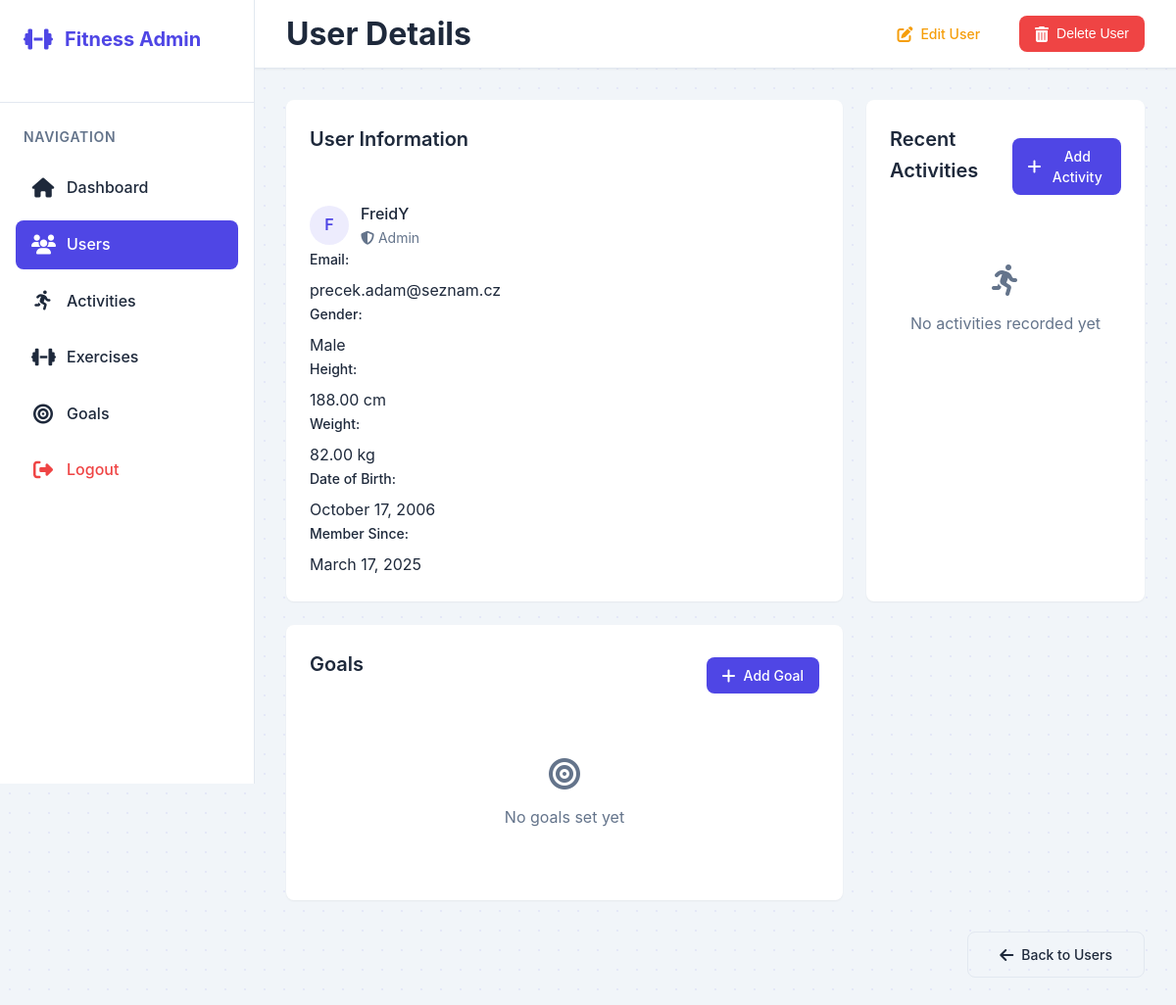
Screenshot of /admin/user_details.php?id=1 (signed in) with the database file from the repository.
### tables this page shows
CREATE TABLE IF NOT EXISTS users (
    id INT AUTO_INCREMENT PRIMARY KEY,
    username VARCHAR(50) NOT NULL UNIQUE,
    email VARCHAR(100) NOT NULL UNIQUE,
    password VARCHAR(255) NOT NULL,
    user_type ENUM('user', 'admin') NOT NULL DEFAULT 'user',
    gender ENUM('male', 'female','other') NOT NULL,
    height DECIMAL(5,2) DEFAULT NULL,
    weight DECIMAL(5,2) DEFAULT NULL,
    date_of_birth DATE DEFAULT NULL,
    created_at TIMESTAMP DEFAULT CURRENT_TIMESTAMP,
    updated_at TIMESTAMP DEFAULT CURRENT_TIMESTAMP ON UPDATE CURRENT_TIMESTAMP
);

### admin/user_details.php (the view, shortened to what this page needs)
<?php
require_once '../config.php';
$user = null;
$activities = [];
$goals = [];
if (isset($_GET['id'])) {
    try {
        $stmt = $pdo->prepare("SELECT * FROM users WHERE id = ?");
        $stmt->execute([$_GET['id']]);
        $user = $stmt->fetch(PDO::FETCH_ASSOC);
        $stmt = $pdo->prepare("
            SELECT ts.*, COUNT(tee.id) as exercise_count
            FROM training_sessions ts
            LEFT JOIN training_exercise_entries tee ON ts.id = tee.training_session_id
            WHERE ts.user_id = ?
            GROUP BY ts.id
            ORDER BY ts.date DESC
            LIMIT 5
        ");
        $stmt->execute([$_GET['id']]);
        $activities = $stmt->fetchAll(PDO::FETCH_ASSOC);
        $stmt = $pdo->prepare("
            SELECT * FROM user_goals
            WHERE user_id = ?
            ORDER BY start_date DESC
        ");
        $stmt->execute([$_GET['id']]);
        $goals = $stmt->fetchAll(PDO::FETCH_ASSOC);
    } catch (PDOException $e) {
        $error_message = "Error loading user details: " . $e->getMessage();
    }
}
?>
<!DOCTYPE html>
<html lang="en">
<head>
    <link rel="stylesheet" href="../public/css/styles.css">
    <link rel="stylesheet" href="../public/css/admin.css">
    <link rel="stylesheet" href="https://cdnjs.cloudflare.com/ajax/libs/font-awesome/6.5.1/css/all.min.css">
</head>
<body class="admin-body">
    <div class="admin-layout">
        <aside class="admin-sidebar">
            <div class="sidebar-header">
                <h2 class="sidebar-logo">
                    <i class="fas fa-dumbbell"></i>
                    <span>Fitness Admin</span>
                </h2>
            </div>
            <nav class="sidebar-nav">
                <div class="nav-section">
                    <h3 class="nav-title">Navigation</h3>
                    <ul>
                        <li>
                            <a href="index.php">
                                <i class="fas fa-home"></i>
                                <span>Dashboard</span>
                            </a>
                        </li>
                        <li>
                            <a href="users.php" class="active">
                                <i class="fas fa-users"></i>
                                <span>Users</span>
                            </a>
                        </li>
                        <li>
                            <a href="activities.php">
                                <i class="fas fa-running"></i>
                                <span>Activities</span>
                            </a>
                        </li>
                        <li>
                            <a href="exercises.php">
                                <i class="fas fa-dumbbell"></i>
                                <span>Exercises</span>
                            </a>
                        </li>
                        <li>
                            <a href="manage_goals.php">
                                <i class="fas fa-bullseye"></i>
                                <span>Goals</span>
                            </a>
                        </li>
                        <li>
                            <a href="logout.php" class="logout-link">
                                <i class="fas fa-sign-out-alt"></i>
                                <span>Logout</span>
                            </a>
                        </li>
                    </ul>
                </div>
            </nav>
        </aside>
        <main class="admin-main">
            <header class="admin-header">
                <div class="header-content">
                    <h1>User Details</h1>
                    <div class="header-actions">
                        <a href="edit_user.php?id=<?php echo $user['id']; ?>" class="btn btn-warning">
                            <i class="fas fa-edit"></i>
                            Edit User
                        </a>
                        <button class="btn btn-danger" onclick="confirmDelete(<?php echo $user['id']; ?>)">
                            <i class="fas fa-trash-alt"></i>
                            Delete User
                        </button>
                    </div>
                </div>
            </header>
            <div class="admin-content">
                <div class="content-grid">
                    <div class="content-card">
                        <div class="card-header">
                            <h2>User Information</h2>
                        </div>
                        <div class="card-body">
                            <div class="info-grid">
                                <div class="info-item">
                                    <div class="user-info">
                                        <div class="user-avatar large">
                                            <?php echo strtoupper(substr($user['username'], 0, 1)); ?>
                                        </div>
                                        <div class="user-details">
                                            <span class="user-name"><?php echo htmlspecialchars($user['username']); ?></span>
                                            <span class="user-meta">
                                                <i class="fas <?php echo $user['user_type'] === 'admin' ? 'fa-shield-alt' : 'fa-user'; ?>"></i>
                                                <?php echo ucfirst($user['user_type']); ?>
                                            </span>
                                        </div>
                                    </div>
                                </div>
                                <div class="info-item">
                                    <label>Email:</label>
                                    <span><?php echo htmlspecialchars($user['email']); ?></span>
                                </div>
                                <div class="info-item">
                                    <label>Gender:</label>
                                    <span><?php echo ucfirst($user['gender']); ?></span>
                                </div>
                                <div class="info-item">
                                    <label>Height:</label>
                                    <span><?php echo $user['height'] ? $user['height'] . ' cm' : 'Not set'; ?></span>
                                </div>
                                <div class="info-item">
                                    <label>Weight:</label>
                                    <span><?php echo $user['weight'] ? $user['weight'] . ' kg' : 'Not set'; ?></span>
                                </div>
                                <div class="info-item">
                                    <label>Date of Birth:</label>
                                    <span><?php echo $user['date_of_birth'] ? date('F j, Y', strtotime($user['date_of_birth'])) : 'Not set'; ?></span>
                                </div>
                                <div class="info-item">
                                    <label>Member Since:</label>
                                    <span><?php echo date('F j, Y', strtotime($user['created_at'])); ?></span>
                                </div>
                            </div>
                        </div>
                    </div>
                    <div class="content-card">
                        <div class="card-header">
                            <h2>Recent Activities</h2>
                            <a href="edit_activity.php?user_id=<?php echo $user['id']; ?>" class="btn btn-sm btn-primary">
                                <i class="fas fa-plus"></i>
                                Add Activity
                            </a>
                        </div>
                        <div class="card-body">
                            <?php if (empty($activities)): ?>
                                <div class="empty-state">
                                    <i class="fas fa-running"></i>
                                    <p>No activities recorded yet</p>
                                </div>
                            <?php endif; ?>
                        </div>
                    </div>
                    <div class="content-card">
                        <div class="card-header">
                            <h2>Goals</h2>
                            <a href="edit_goal_admin.php?user_id=<?php echo $user['id']; ?>" class="btn btn-sm btn-primary">
                                <i class="fas fa-plus"></i>
                                Add Goal
                            </a>
                        </div>
                        <div class="card-body">
                            <?php if (empty($goals)): ?>
                                <div class="empty-state">
                                    <i class="fas fa-bullseye"></i>
                                    <p>No goals set yet</p>
                                </div>
                            <?php endif; ?>
                        </div>
                    </div>
                </div>
                <div class="form-actions">
                    <a href="users.php" class="btn btn-outline">
                        <i class="fas fa-arrow-left"></i>
                        Back to Users
                    </a>
                </div>
            </div>
        </main>
    </div>
</body>
</html>

### public/css/styles.css (style rules this page uses)
:root { --primary-color: #4f46e5; --primary-hover: #4338ca; --secondary-color: #f472b6; --secondary-hover: #ec4899; --success-color: #10b981; --danger-color: #ef4444; --warning-color: #f59e0b; --info-color: #7046e5; --dark-color: #1e293b; --light-color: #f8fafc; --text-color: #1e293b; --text-muted: #64748b; --border-color: #e2e8f0; --card-bg: #ffffff; --card-bg-2: #f1f5f9; --body-bg: #f1f5f9; --primary-rgb: 79, 70, 229; --secondary-rgb: 244, 114, 182; --success-rgb: 16, 185, 129; --danger-rgb: 239, 68, 68; --warning-rgb: 245, 158, 11; --dark-rgb: 30, 41, 59; --light-rgb: 248, 250, 252; --shadow-sm: 0 1px 2px 0 rgba(0, 0, 0, 0.05); --shadow-md: 0 4px 6px -1px rgba(0, 0, 0, 0.1), 0 2px 4px -1px rgba(0, 0, 0, 0.06); --shadow-lg: 0 10px 15px -3px rgba(0, 0, 0, 0.1), 0 4px 6px -2px rgba(0, 0, 0, 0.05); --transition: all 0.3s cubic-bezier(0.25, 0.8, 0.25, 1); --border-radius-sm: 0.375rem; --border-radius: 0.5rem; --border-radius-lg: 0.75rem; }
* { margin: 0; padding: 0; box-sizing: border-box; }
body { font-family: 'Inter', 'Segoe UI', -apple-system, BlinkMacSystemFont, Roboto, Arial, sans-serif; line-height: 1.6; color: var(--text-color); background-color: var(--body-bg); min-height: 100vh; display: flex; flex-direction: column; transition: background-color 0.3s ease, color 0.3s ease; position: relative; background-image: radial-gradient( rgba(var(--primary-rgb), 0.08) 1px, transparent 1px ); background-size: 20px 20px; background-position: 0 0; }
a { color: var(--primary-color); text-decoration: none; transition: var(--transition); }
header { background-color: var(--card-bg); box-shadow: var(--shadow-sm); position: sticky; top: 0; z-index: 100; opacity: 0; animation: fadeIn 0.4s ease-out forwards; animation-delay: 0.05s; }
nav ul { display: flex; list-style: none; gap: 0.5rem; }
nav ul li a { display: inline-block; padding: 0.5rem 0.75rem; border-radius: var(--border-radius); font-weight: 500; color: var(--text-color); transition: var(--transition); position: relative; }
nav ul li a:hover, nav ul li a.active { background-color: rgba(79, 70, 229, 0.1); color: var(--primary-color); }
nav ul li a::after { content: ''; position: absolute; width: 0; height: 2px; bottom: 0; left: 50%; background-color: var(--primary-color); transition: var(--transition); }
nav ul li a:hover::after, nav ul li a.active::after { width: 90%; left: 5%; }
main { flex: 1; padding: 2rem 0; animation: fadeIn 0.4s ease-out; }
h2 { font-size: 1.75rem; margin-bottom: 1.5rem; color: var(--dark-color); font-weight: 700; }
h3 { font-size: 1.25rem; margin-bottom: 1rem; color: var(--dark-color); font-weight: 600; }
.btn { display: inline-flex; align-items: center; justify-content: center; padding: 0.625rem 1.25rem; border-radius: var(--border-radius); font-weight: 500; font-size: 0.875rem; line-height: 1.5; text-align: center; cursor: pointer; transition: var(--transition); border: none; gap: 0.5rem; position: relative; overflow: hidden; }
.card-header { display: flex; justify-content: space-between; align-items: center; margin-bottom: 1rem; }
.btn::before { content: ''; position: absolute; inset: 0; background: linear-gradient(to right, rgba(255, 255, 255, 0) 0%, rgba(255, 255, 255, 0.2) 50%, rgba(255, 255, 255, 0) 100% ); transform: translateX(-100%); transition: transform 0.6s ease; z-index: 1; }
.btn > * { position: relative; z-index: 2; }
label { display: block; font-weight: 500; margin-bottom: 0.5rem; color: var(--text-color); font-size: 0.875rem; }
.form-actions { margin-top: 2rem; }
.empty-state { text-align: center; padding: 2rem 0; color: var(--text-muted); }
body { transition: background-color 0.3s ease, color 0.3s ease; }
header, footer, .card, .auth-form, .input-icon-wrapper, select, input, textarea, .checkbox-label::before { transition: background-color 0.3s ease, border-color 0.3s ease, box-shadow 0.3s ease; }
.form-actions { margin-top: 2rem; display: flex; justify-content: flex-end; }
.form-actions .btn { padding: 0.75rem 2rem; }
.btn { padding: 0.75rem 1.5rem; border-radius: var(--border-radius); font-weight: 500; cursor: pointer; transition: var(--transition); border: none; display: inline-flex; align-items: center; gap: 0.5rem; }
.btn-primary { background-color: var(--primary-color); color: white; }
.btn-danger { background-color: var(--danger-color); color: white; }
.btn-sm { padding: 0.5rem 1rem; font-size: 0.875rem; }

### rows the page displays
users: username "F", username "FreidY", user_type "Admin", email "precek.adam@seznam.cz", gender "Male", height "188.00", weight "82.00", date_of_birth "October 17, 2006", created_at "March 17, 2025"
